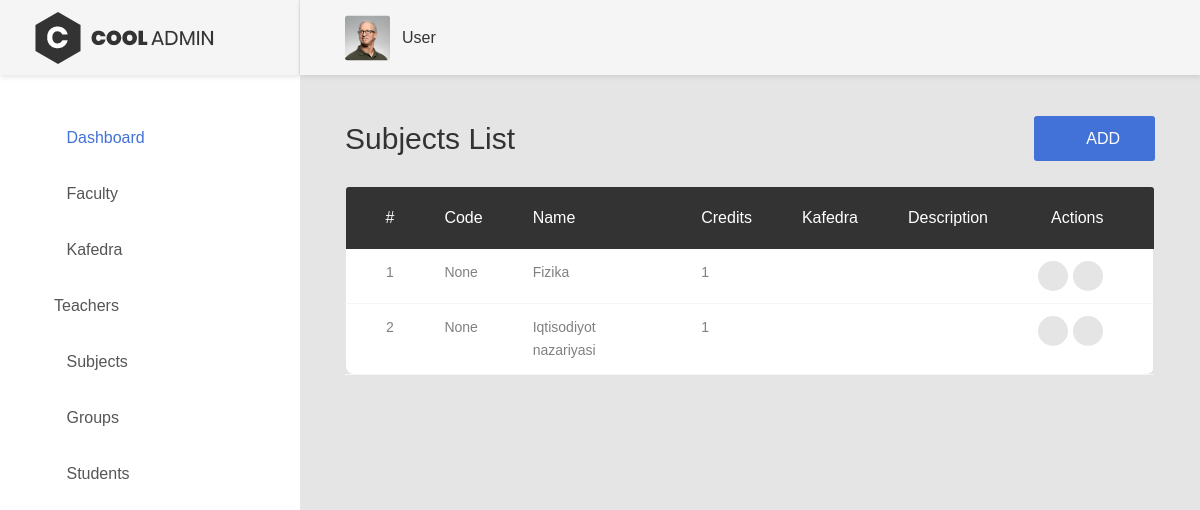
The app's page /subject/list/ (signed in) with its own data.
### adminapp/models.py (models this page shows, shortened)
class Subject(models.Model):
    name = models.CharField(max_length=100, null=False, blank=False)
    code = models.CharField(max_length=10, unique=True, null=True)
    credits = models.PositiveIntegerField(default=1)
    kafedra = models.ForeignKey(Kafedra, on_delete=models.CASCADE, related_name='subjects', null=True)
    description = models.TextField(blank=True)

### adminapp/views.py (the view)
# urls.py: path('subject/list/',subject_list, name='subject_list'),
@login_required_decorator
def subject_list(request):
    subjects = Subject.objects.all()
    ctx = {
        "subjects": subjects
    }
    return render(request, 'subject/list.html', ctx)

### templates/subject/list.html
{% extends 'base.html' %}
{% load static %}
{% block content %}
 <div class="page-container">
    {%include 'userbar.html'%}
    <div class="main-content">
        <div class="section__content section__content--p30">
            <div class="container-fluid">
                <div class="row">
                    <div class="col-md-12">
                        <div class="overview-wrap">
                            <h2 class="title-1">Subjects List</h2>
                            <a class="au-btn au-btn-icon au-btn--blue" href="{% url 'subject_create' %}">
                                <i class="zmdi zmdi-plus"></i>add</a>
                        </div>
                    </div>
                </div>
                <br>
                <div class="row">
                    <div class="col-md-12">
                        <div class="table-responsive m-b-40">
                            <table class="table table-borderless table-data3">
                                <thead>
                                    <tr>
                                        <th>#</th>
                                        <th>Code</th>
                                        <th>Name</th>
                                        <th>Credits</th>
                                        <th>Kafedra</th>
                                        <th>Description</th>
                                        <th>Actions</th>
                                    </tr>
                                </thead>
                                <tbody>
                                    {% for subject in subjects %}
                                    <tr>
                                        <td>{{ subject.id }}</td>
                                        <td>{{ subject.code }}</td>
                                        <td>{{ subject.name }}</td>
                                        <td>{{ subject.credits }}</td>
                                        <td>{{ subject.kafedra.name }}</td>
                                        <td>{{ subject.description|truncatewords:10 }}</td>
                                        <td>
                                            <div class="table-data-feature">
                                                <a class="item" data-toggle="tooltip" href="{% url 'subject_edit' pk=subject.id %}" data-placement="top" title="" data-original-title="Edit">
                                                    <i class="zmdi zmdi-edit text-warning"></i>
                                                </a>
                                                <a class="item" data-toggle="tooltip" href="{% url 'subject_delete' pk=subject.id %}" data-placement="top" title="" data-original-title="Delete">
                                                    <i class="zmdi zmdi-delete text-danger"></i>
                                                </a>
                                            </div>
                                        </td>
                                    </tr>
                                    {% endfor %}
                                </tbody>
                            </table>
                        </div>
                    </div>
                </div>
            </div>
        </div>
    </div>
</div>
{% endblock %}

### templates/userbar.html (shortened to what this page needs)
    {% load static%}
    <header class="header-desktop">
        <div class="section__content section__content--p30">
            <div class="container-fluid">
                <div class="header-wrap">
                    <div class="header-button">
                        <div class="account-wrap">
                            <div class="account-item clearfix js-item-menu">
                                <div class="image">
                                    <img src="{% static 'images/icon/avatar-01.jpg' %}" alt="John Doe" />
                                </div>
                                <div class="content">
                                    <a class="js-acc-btn" href="#">{{user.username}}</a>
                                </div>
                            </div>
                        </div>
                    </div>
                </div>
            </div>
        </div>
    </header>

### records on screen
Subject: id "1", code "None", name "Fizika", credits "1"
Subject: id "2", code "None", name "Iqtisodiyot nazariyasi", credits "1"

### other values on screen
{{ user.username }} "User"
